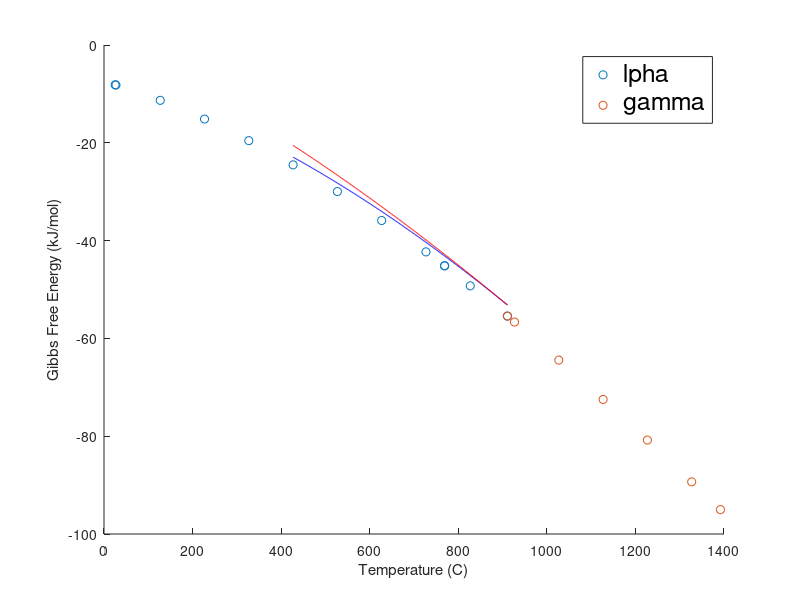
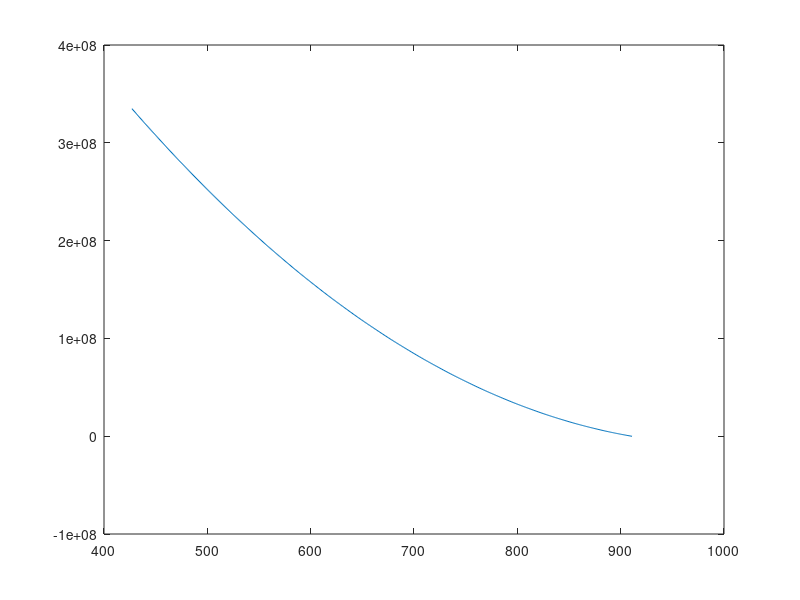

These charts were generated, in order, by the following MATLAB code: (Note: this script raises an error after producing the figures.)
%MSE 855
%Homework 9
%4/16/2024
clear
clc
close all





%%STEP 1: Set Temperaturea and time ranges

%Temperature and time spacings
T_pc = 911+273; %temp of phase change FCC to BCC (K)
T= 700:1:T_pc; %(K)
t =  [0.001:0.0001:.1]*10^0; %time in seconds





%%STEP 2: input material parameters

% CHANGE n_o HERE:
n_o = 10^22; %n zero (volumetric prefactor for n*) 1/m^3

%Material Properties
gamma = 0.04; %J/m^2
k_b = 1.3806452*10^-23; %boltzman constant in J/K
a_fcc = 0.3571*10^-9; %meters





%%STEP 3: Extrapolate data from Barin to estimate delta G volumetric

%data from Barin (converted molar G to volumetric G)
T_alpha = [298.15 300.00 400.00 500.00 600.00 700.00 800.00 900.00 1000.00 1042.00 1042.00 1100.00 1184.00]';
T_gamma = [1184.00 1200.00 1300.00 1400.00 1500.00 1600.00 1665.00]';
G_alpha = ([-8.133 -8.184 -11.317 -15.140 -19.559 -24.513 -29.964 -35.891 -42.302 -45.153 -45.153 -49.252 -55.437])'; % kJ/mol
G_gamma = ([-55.437 -56.656 -64.437 -72.486 -80.790 -89.338 -95.020])'; %kJ/mol

%create 2nd order polynomial fits
fit_alpha = polyfit(T_alpha, G_alpha, 3);
fit_gamma = polyfit(T_gamma, G_gamma, 4);

%evaluate the fits over the temperature range desired
shift = 30; %temperature shift to make delta G v align with 
alpha_eval = polyval(fit_alpha, T-shift); %evlaute the fitted functions with the T shift
gamma_eval = polyval(fit_gamma, T-shift); %evlaute the fitted functions with the T shift

%calculate volumetric delta G
delta_g_v = (gamma_eval-alpha_eval).*1000*1000000*7.8/55.835; %J/m^3




%%STEP 4: calculate transformation rate

G_dot = 4.898*10^12 .* exp(-2.943./(T.*8.6173303*10^(-5))); %m/s

D = 0.49*10^-4.*exp(-284000./(8.314.*T)); %m^2/s
nu = 6.*D./(a_fcc^2); %jump frequency (1/s)

n_star = n_o.*exp(-16*pi*gamma^3./(3.*delta_g_v.^2.*T.*k_b)); %1/m^3
N = nu.*n_star; %volumetric nucleation rate (1/s*m^3)

Transf_rate = G_dot.*N;


%STEP 5: Plot data

figure
scatter(T_alpha-273, G_alpha,'blue')
hold on
scatter(T_gamma-273, G_gamma,'red')
plot(T-273, alpha_eval,'blue')
plot(T-273, gamma_eval,'red')
xlabel ("Temperature (C)")
ylabel("Gibbs Free Energy (kJ/mol)")
legend("\alpha","\gamma",'fontsize',18)

figure
plot(T-273, delta_g_v)
hold on
yscale("log")
ylabel("delta G_v (J/m^3)")
xlabel ("Temp (C)")
legend("Curve Fit Estimation")



figure
plot(N./max(N), T-273, 'blue')
hold on
plot(G_dot./max(G_dot),T-273, 'red')
plot(Transf_rate./max(Transf_rate), T-273,'green')
xlabel("Normalized Rates")
ylabel("Temperature (C)")
legend("Nucleation Rate", "Growth Rate", "Normalized Transformation Rate")




%%STEP 6: calculate fraction of alpha as a result of T and t

for ii = 1:length(t)
    for jj = 1:length(T)
        f_alpha(ii,jj) = 1-exp((-1/3).*pi.*G_dot(jj).^3.*N(jj).*t(ii).^4);
    end
end




%%STEP 7: contour plot of TTT data

figure

contour(t,T-273,f_alpha', [0.01, .25, .5, .75, .99] ,'ShowText',true)
clim([0,1.1])
yline(911,'LineStyle','--','Color','r')
xlabel("time (s)",'FontSize',14)
ylabel("Temperature (C)",'FontSize',14)
xscale("log")
title("TTT Curve of \gamma-Fe to \alpha-Fe",'FontSize',16)
